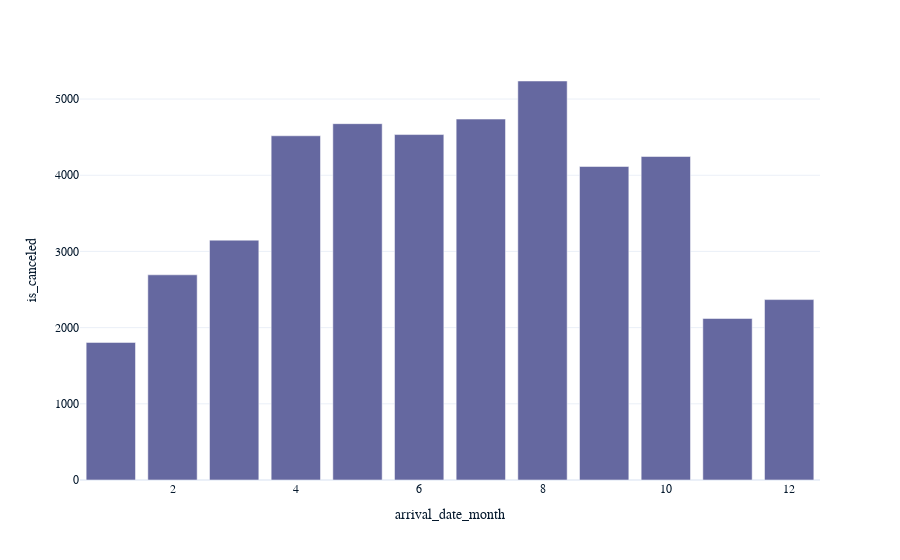

Source (notebook cell):
### Markdown cell above
### Are the cancellation rates different during different times of the year?

### Code cell
# Calculate and plot cancellations every month
cancellations = df\
    .filter(['arrival_date_month', 'is_canceled'])\
    .groupby(by = 'arrival_date_month', as_index=False)\
    .sum()

# Create bar chart of cancellations per month
px.bar(cancellations, x='arrival_date_month', y='is_canceled')

### Figure 1 — Plotly figure (JSON) as saved in the notebook; plotly's stock layout.template omitted (floating-point values rounded to 4 significant figures)
{"data": [{"alignmentgroup": "True", "hovertemplate": "arrival_date_month=%{x}<br>is_canceled=%{y}<extra></extra>", "legendgroup": "", "marker": {"color": "#6568a0", "pattern": {"shape": ""}}, "name": "", "offsetgroup": "", "orientation": "v", "showlegend": false, "textposition": "auto", "x": [1, 2, 3, 4, 5, 6, 7, 8, 9, 10, 11, 12], "xaxis": "x", "y": [1806, 2693, 3148, 4518, 4677, 4534, 4737, 5237, 4115, 4246, 2120, 2368], "yaxis": "y", "type": "bar"}], "layout": {"xaxis": {"anchor": "y", "domain": [0, 1], "title": {"text": "arrival_date_month"}}, "yaxis": {"anchor": "x", "domain": [0, 1], "title": {"text": "is_canceled"}}, "legend": {"tracegroupgap": 0}, "margin": {"t": 60}, "barmode": "relative"}}
